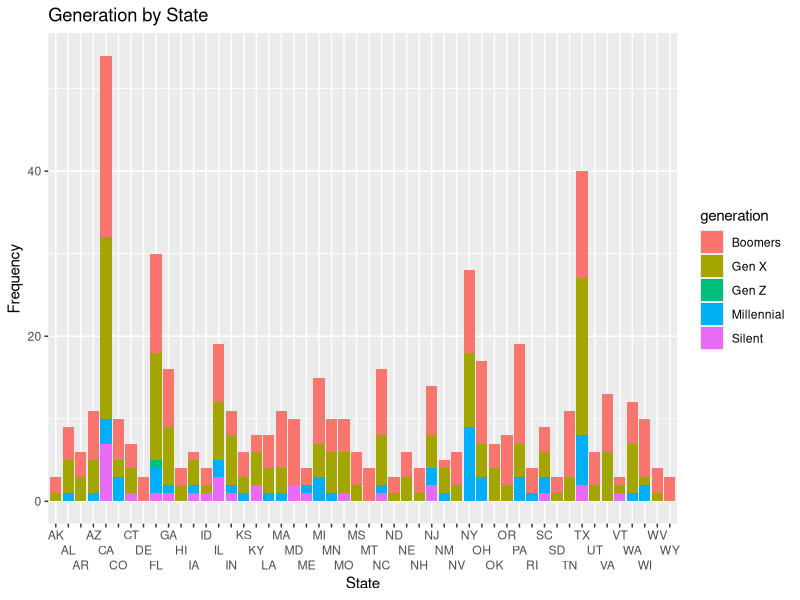

Write the R code that produced this figure.
## ---- chunk 1
knitr::opts_chunk$set(warning = FALSE, message = FALSE, echo = TRUE)
## ---- chunk 2
library(tidyverse)
library(ggplot2)
## ---- chunk 3
congage <- read.csv("data_aging_congress.csv")

congage_short <- congage %>% select(congress, chamber, start_date,
                                    age_years, birthday, generation,
                                    state_abbrev, cmltv_cong)


congage_short <- congage_short %>% rename(cumulative_congress_terms = 
                                            cmltv_cong)

congage_short <- congage_short %>% rename(state_abbreviations = state_abbrev)
## ---- chunk 4
congcurr <- congage_short %>% subset(congress == 118)

congcurr_count <- congcurr %>% group_by(state_abbreviations, generation, age_years) %>% summarize(freq = n())


ggplot(congcurr_count, aes(x = state_abbreviations, y = freq, fill = generation)) +
  geom_bar(position = "stack", stat = "identity") + scale_x_discrete(guide = guide_axis(n.dodge=3))+
  labs(title = "Generation by State", x = "State", y = "Frequency")
###Note, I found the scale_x_discrete() code online on the following website: https://datavizpyr.com/how-to-dodge-overlapping-text-on-x-axis-labels-in-ggplot2/
